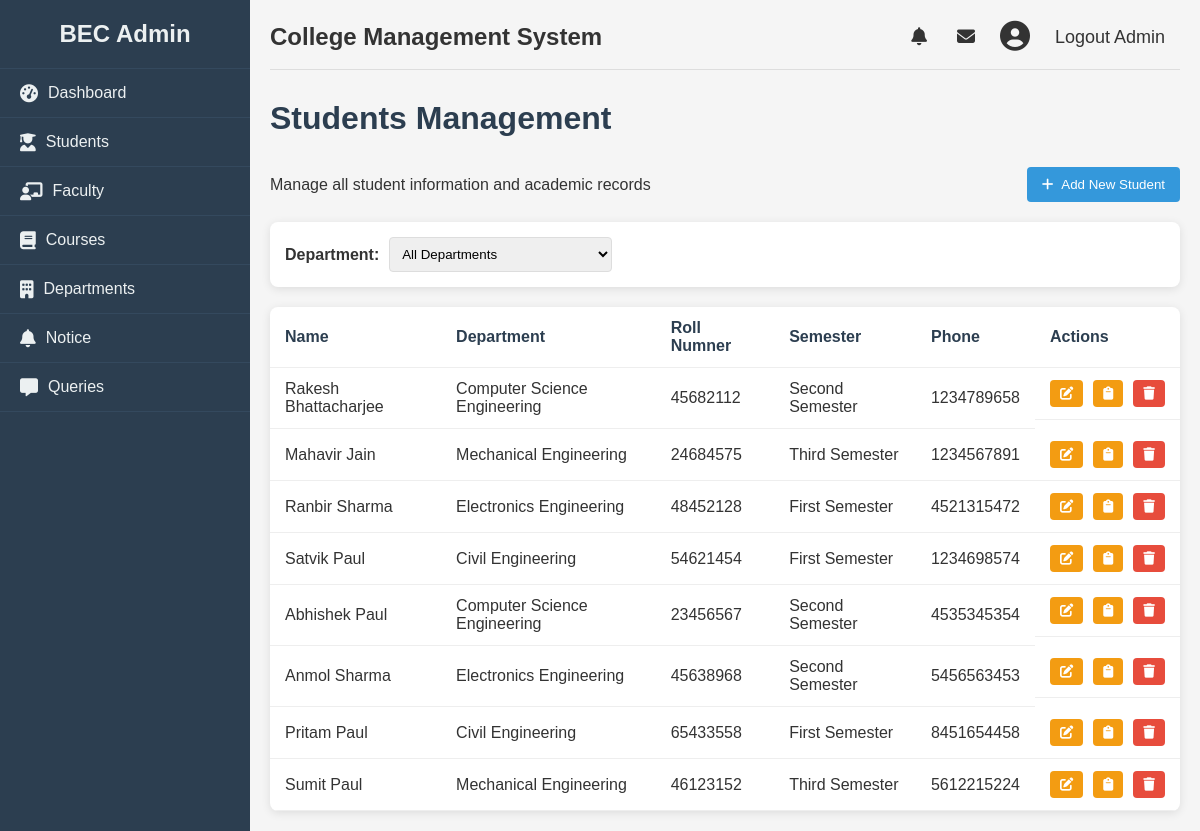
The app's page /admin/student (signed in) with its own data.
### college/model.py (models this page shows, shortened)
class Student(db.Model):
    id = db.Column(db.Integer, primary_key=True)
    name = db.Column(db.String(100), nullable=False)
    roll = db.Column(db.String(100), unique=True, nullable=False)
    email = db.Column(db.String(100), unique=True, nullable=False)
    phone = db.Column(db.Integer, unique=True, nullable=False)
    semester = db.Column(db.Integer, db.ForeignKey('semester.id'), nullable=False)
    dob = db.Column(db.Date, nullable=False)
    gender = db.Column(db.String, nullable=False)
    department = db.Column(db.String, nullable=False)
    address = db.Column(db.String, nullable=False)

class Semester(db.Model):
    id = db.Column(db.Integer, primary_key=True)
    name = db.Column(db.String(100), nullable=False)
    students = db.relationship('Student', backref='semester_', lazy=True)
    results = db.relationship('Result', backref='semester_', lazy=True)

### college/admin/adminroute.py (the view)
@app.route("/admin/student", methods = ["GET", "POST"])
def stdn():
    logged = 'user_id' in session
    if logged:
        users = Student.query.all()
        for user in users:
            print(user.semester_.name)
        return render_template("student.html", students= users, departments= dep)
    else:
        return redirect(url_for("login"))

### college/admin/templates/student.html (shortened to what this page needs)
{% from "macro/cmsnav.html" import cmsnav%}
{%extends "admbase.html"%}
{%block head%}
<link rel="stylesheet" href="{{url_for('static', filename='css/styles.css')}}">
<link rel="stylesheet" href="https://cdnjs.cloudflare.com/ajax/libs/font-awesome/6.4.0/css/all.min.css">
{%endblock%}
{%block content%}
<div class="container" w-tid="21">
    {{cmsnav()}}
    <main class="main-content" w-tid="111">
        <header class="top-header" w-tid="113">
            <h2>College Management System</h2>
            <div class="user-profile" w-tid="123">
                <span class="notification" w-tid="125"><i class="fas fa-bell" w-tid="127"></i></span>
                <span class="message" w-tid="129"><i class="fas fa-envelope" w-tid="131"></i></span>
                <div class="profile-img" w-tid="133">
                    <i class="fas fa-user-circle" w-tid="135"></i>
                </div>
                <span class="username" w-tid="137"><a href="{{url_for('logout')}}">Logout Admin</a></span>
            </div>
        </header>
        <div id="dashboard-page" class="content-section" w-tid="139">
            <div class="dashboard" w-tid="141">
                <h1 w-tid="357">Students Management</h1>
                <div class="students-header" w-tid="359">
                    <p w-tid="361">Manage all student information and academic records</p>
                    <button class="add-student-btn" w-tid="363">
                        <a style="text-decoration: none; color:white;" href="/admin/addstudent">
                            <i class="fas fa-plus" w-tid="365"></i>
                            Add New Student
                        </a>
                    </button>
                </div>
                <div class="student-filters" w-tid="367">
                    <div class="filter-group" w-tid="369">
                        <label w-tid="371">Department:</label>
                        <select id="departmentSelect" w-tid="373">
                            <option w-tid="375" value="all">All Departments</option>
                        </select>
                    </div>
                </div>
                <div class="students-table" w-tid="415">
                    <table w-tid="417" id="deptTable">
                        <thead w-tid="419">
                            <tr w-tid="421">
                                <th w-tid="425">Name</th>
                                <th w-tid="427">Department</th>
                                <th w-tid="425">Roll Numner</th>
                                <th w-tid="429">Semester</th>
                                <th w-tid="433">Phone</th>
                                <th w-tid="437">Actions</th>
                            </tr>
                        </thead>
                        <tbody w-tid="439">
                            {%for student in students%}
                            <tr w-tid="441" data-department="{{student.department}}">
                                <td w-tid="445">{{student.name}}</td>
                                <td w-tid="447">{{student.department}}</td>
                                <td w-tid="449">{{student.roll}}</td>
                                <td w-tid="451">{{student.semester_.name}}</td>
                                <td w-tid="453">{{student.phone}}</td>
                                <td class="action-cell" w-tid="459">
                                    <button class="action-btn edit-btn" w-tid="465">
                                        <a href="/admin/update/student/{{student.id}}">
                                            <i class="fas fa-edit" w-tid="467"></i>
                                        </a>
                                    </button>
                                    <button class="action-btn edit-btn" w-tid="469">
                                        <a href="/admin/addresult/{{student.id}}"><i class="fas fa-clipboard"
                                                w-tid="723"></i></a>
                                    </button>
                                    <button class="action-btn delete-btn" w-tid="469">
                                        <a href="/admin/student/delete/{{student.id}}"><i class="fas fa-trash"
                                                w-tid="723"></i></a>
                                    </button>
                                </td>
                            </tr>
                            {%endfor%}
                        </tbody>
                    </table>
                </div>
            </div>
        </div>
    </main>
</div>
{%endblock%}

### college/static/css/styles.css (style rules this page uses)
* { margin: 0; padding: 0; box-sizing: border-box; }
body { font-family: Arial, sans-serif; background-color: #f5f5f5; color: #333; }
a { text-decoration: none; color:inherit; }
.container { display: flex; min-height: 100vh; }
.main-content { flex: 1; padding: 20px; }
.top-header { display: flex; justify-content: space-between; align-items: center; margin-bottom: 30px; padding-bottom: 15px; border-bottom: 1px solid #ddd; }
.user-profile { display: flex; align-items: center; }
.user-profile span { margin: 0 15px; font-size: 18px; cursor: pointer; }
.profile-img { font-size: 30px; margin: 0 10px; }
.dashboard h1 { margin-bottom: 30px; color: #2c3e50; }
table { width: 100%; border-collapse: collapse; }
th, td { padding: 12px 15px; text-align: left; border-bottom: 1px solid #eee; }
th { font-weight: bold; color: #2c3e50; }
.content-section { display: none; }
#dashboard-page { display: block; }
.students-header { display: flex; justify-content: space-between; align-items: center; margin-bottom: 20px; }
.add-student-btn { background-color: #3498db; color: white; border: none; padding: 10px 15px; border-radius: 4px; cursor: pointer; display: flex; align-items: center; }
.add-student-btn i { margin-right: 5px; }
.student-filters { display: flex; justify-content: space-between; margin-bottom: 20px; background: white; padding: 15px; border-radius: 8px; box-shadow: 0 2px 10px rgba(0, 0, 0, 0.1); }
.filter-group { display: flex; align-items: center; }
.filter-group label { margin-right: 10px; font-weight: bold; }
.filter-group select { padding: 8px; border-radius: 4px; border: 1px solid #ddd; }
.students-table { background: white; border-radius: 8px; box-shadow: 0 2px 10px rgba(0, 0, 0, 0.1); overflow: hidden; }
.action-cell { display: flex; gap: 10px; }
.action-btn { padding: 6px 10px; border-radius: 4px; cursor: pointer; border: none; color: white; }
.edit-btn { background-color: #f39c12; }
.delete-btn { background-color: #e74c3c; }

### records on screen
Student: name "Rakesh Bhattacharjee", department "Computer Science Engineering", roll "45682112", semester_.name "Second Semester", phone "1234789658"
Student: name "Mahavir Jain", department "Mechanical Engineering", roll "24684575", semester_.name "Third Semester", phone "1234567891"
Student: name "Ranbir Sharma", department "Electronics Engineering", roll "48452128", semester_.name "First Semester", phone "4521315472"
Student: name "Satvik Paul", department "Civil Engineering", roll "54621454", semester_.name "First Semester", phone "1234698574"
Student: name "Abhishek Paul", department "Computer Science Engineering", roll "23456567", semester_.name "Second Semester", phone "4535345354"
Student: name "Anmol Sharma", department "Electronics Engineering", roll "45638968", semester_.name "Second Semester", phone "5456563453"
Student: name "Pritam Paul", department "Civil Engineering", roll "65433558", semester_.name "First Semester", phone "8451654458"
Student: name "Sumit Paul", department "Mechanical Engineering", roll "46123152", semester_.name "Third Semester", phone "5612215224"
